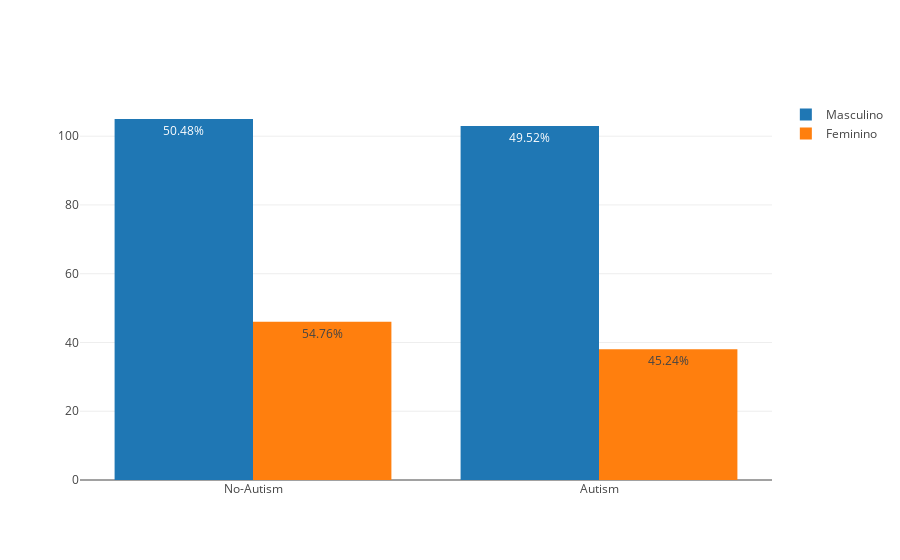

The cell this chart's notebook holds for it:
### Markdown cell above
### Diagnóstico de autismo separado por sexo

### Code cell
#Separando dataframe por sexo
masc = df.query('gender == "m"')
fem = df.query('gender == "f"')

# Criando estrutura para armazenar Classe/ASD
autismo_m = masc['Class/ASD'].value_counts().to_dict()
autismo_f = fem['Class/ASD'].value_counts().to_dict()

# Substituindo valores de classe NO -> NO-Autism, YES -> Autism

new_x = [x for x in autismo_m.keys()]
for i,v in enumerate(new_x):
    if v == 'NO':
        new_x[i] = v.replace('NO','No-Autism')
    elif v == 'YES':
        new_x[i] = v.replace('YES','Autism')
        
# Gráfica de representação
trace_m = go.Bar(x = new_x,
                 y = list(autismo_m.values()),
                 text = porcentagem(list(autismo_m.values())),
                 textposition = 'auto',
                 name = 'Masculino')

trace_f = go.Bar(x = new_x,
                 y = list(autismo_f.values()),
                 text = porcentagem(list(autismo_f.values())),
                 textposition = 'auto',
                 name = 'Feminino')

data1 = [trace_m,trace_f]

layout1 = go.Layout(barmode = 'group')

fig1 = go.Figure(data=data1, layout = layout1)

py.iplot(fig1)

### Figure 1 — Plotly figure (JSON) as saved in the notebook; plotly's stock layout.template omitted (floating-point values rounded to 4 significant figures)
{"data": [{"name": "Masculino", "text": ["50.48%", "49.52%"], "textposition": "auto", "type": "bar", "uid": "9cc00f13-ee5e-4aee-87cd-6aa3a1f729b2", "x": ["No-Autism", "Autism"], "y": [105, 103]}, {"name": "Feminino", "text": ["54.76%", "45.24%"], "textposition": "auto", "type": "bar", "uid": "5cf5dc0b-f0ee-4276-95ce-693c80b307b1", "x": ["No-Autism", "Autism"], "y": [46, 38]}], "layout": {"barmode": "group"}}
